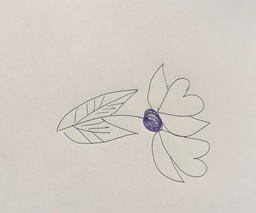
#> input picture test_files/floare.jpeg, 256 x 213 px, shrunk from 1600 x 1334 before the run
$ python another3.py
#> lines starting #> are read from the running program, lines starting #| are printed output that depends on the picture; after the words box and inside, x2 and y2 are one past the last pixel; in counts of white or black regions, pixels touching at a corner belong together
import cv2
import numpy as np
import matplotlib.pyplot as plt

# Citirea imaginii
image = cv2.imread('../test_files/floare.jpeg')
#> image is the input picture: shape (213, 256, 3); mean B, G, R 199, 204.5, 211.9

# Convertirea imaginii la tonuri de gri
gray = cv2.cvtColor(image, cv2.COLOR_BGR2GRAY)

# Detectarea marginilor folosind Canny Edge Detection
edges = cv2.Canny(gray, 30, 200)
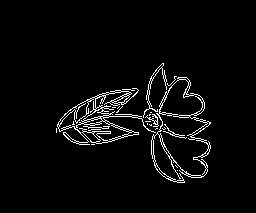
#> edges: shape (213, 256); 3.8% white in thin lines or dots, all inside (x1, y1, x2, y2) = (56, 63, 211, 183)

# Găsirea contururilor
contours, _ = cv2.findContours(edges.copy(), cv2.RETR_EXTERNAL, cv2.CHAIN_APPROX_SIMPLE)
#> contours = 21 contours, 18 with area under 20; largest, box (x1, y1, x2, y2) and area: (151, 77, 211, 183) 3444, (57, 88, 156, 145) 1398, (143, 63, 167, 118) 91

# Crearea unui canvas gol pentru a desena conturul
contour_image = np.zeros_like(gray)

# Desenarea tuturor contururilor
cv2.drawContours(contour_image, contours, -1, (255), thickness=cv2.FILLED)
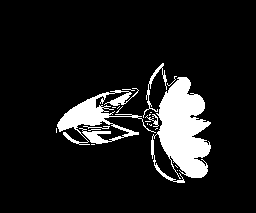
#> contour_image: shape (213, 256); 10.9% white; 21 white regions (16 under 20 px), largest, box (x1, y1, x2, y2) and area: (151, 77, 211, 183) 3732, (57, 88, 156, 145) 1839, (143, 63, 167, 118) 196, (145, 114, 159, 127) 53, (83, 126, 110, 129) 35

# Extrage coordonatele punctelor din contur pentru fiecare contur
all_contour_pts = [np.squeeze(contour) for contour in contours]
#> all_contour_pts = 21 items

# Interpolarea curbelor Bezier
def bezier_curve(p0, p1, p2, p3, t):
    return (1 - t) ** 3 * p0 + 3 * (1 - t) ** 2 * t * p1 + 3 * (1 - t) * t ** 2 * p2 + t ** 3 * p3

# Desenarea curbelor Bezier pentru fiecare contur
def draw_bezier_curve(pts, num_points=100):
    for i in range(len(pts) - 3):
        curve_points = []
        for t in np.linspace(0, 1, num_points):
            point = bezier_curve(pts[i], pts[i+1], pts[i+2], pts[i+3], t)
            curve_points.append(point)
        curve_points = np.array(curve_points)
        plt.plot(curve_points[:, 0], curve_points[:, 1], color='blue')


# Desenarea imaginii și a tuturor contururilor
plt.figure(figsize=(8, 8))
plt.imshow(cv2.cvtColor(image, cv2.COLOR_BGR2RGB))
for contour_pts in all_contour_pts:
    draw_bezier_curve(contour_pts)
#> this loop made 21 passes
#> contour_pts on passes 1, 2, 3, 5, 6, 9, 10, 12, 13, 14, 16: [177, 170], [[175, 165], [177, 167]], [[91, 144], [94, 144]], [[156, 128], [155, 129], [156, 128], [157, 128]], [[56, 128], [56, 132]], [[147, 123], [147, 124]], [[145, 121], [150, 121]], [[149, 114], [149, 115], [150, 114]], [[150, 112], [151, 112]], [[112, 107], [115, 107]], [[119, 106], [117, 108]]

print("Contour points:", all_contour_pts)
#> (printed output is left out)
plt.axis('off')
plt.show()
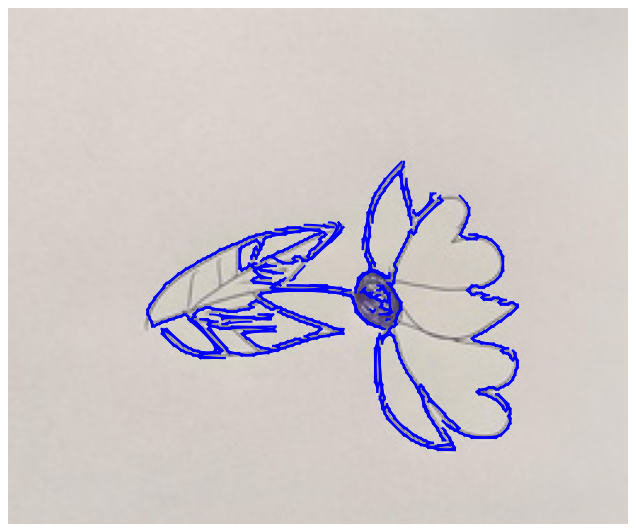
#> figure drawn by matplotlib, 1 panel

$ run again, with test_files/trifoi.jpeg copied over test_files/floare.jpeg
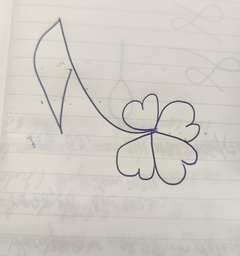
#> input picture test_files/trifoi.jpeg, 240 x 256 px, shrunk from 777 x 829 before the run
#> image is the input picture: shape (256, 240, 3); mean B, G, R 196.5, 204, 207.9
#> `edges = cv2.Canny(gray, 30, 200)`:
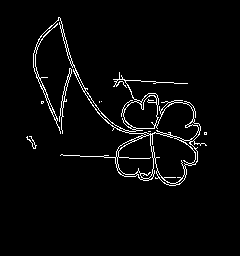
#> edges: shape (256, 240); 3.3% white in thin lines or dots, all inside (x1, y1, x2, y2) = (26, 17, 207, 186)
#> contours = 7 contours, 5 with area under 20; largest, box (x1, y1, x2, y2) and area: (33, 17, 207, 186) 5900, (59, 68, 72, 134) 84
#> contour_image: shape (256, 240); 11.2% white; 7 white regions (4 under 20 px), largest, box (x1, y1, x2, y2) and area: (33, 17, 207, 186) 6661, (59, 68, 72, 134) 168, (26, 136, 37, 149) 35
#> all_contour_pts = 7 items
#> the loop `for contour_pts in all_contour_pts:` made 7 passes
#> contour_pts on passes 2 to 4: [[204, 132], [204, 134], [206, 134], [206, 132]], [101, 101], [[99, 101], [99, 102]]
#> (printed output is left out)
#> `plt.show()`:
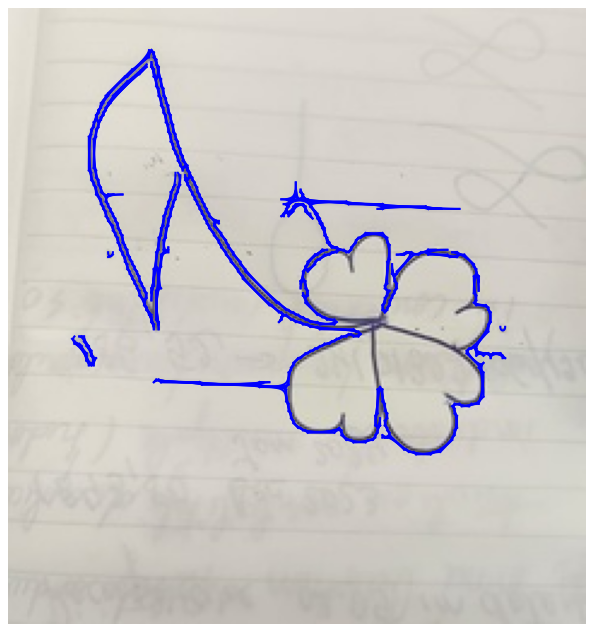
#> figure drawn by matplotlib, 1 panel
